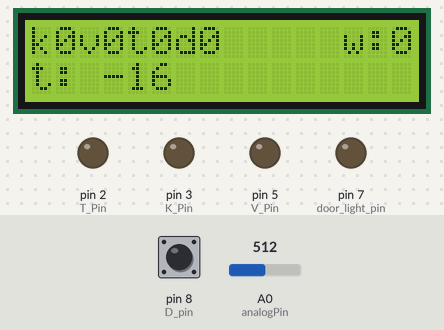
The sketch below on a simulated Arduino Uno, built with avr-gcc and run on an emulated ATmega328P. On the bench: 16×2 character LCD, output pins drawn as LEDs (lit = HIGH). The inputs (shaded band) are chosen by the test bench; at power-on: pin 8 (D_pin) HIGH, A0 (analogPin) = 512. What the sketch prints to the serial monitor is not drawn.

Above: at 3.2 s.
3.3 s: pin 8 (D_pin) pulled LOW for 0.95 s
At 4.2 s:
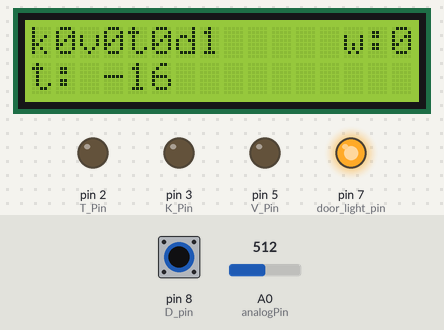
6.4 s: A0 (analogPin) set to 306
At 9.1 s:
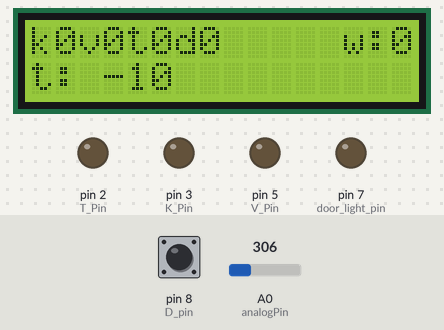
9.3 s: A0 (analogPin) set to 511
At 10.8 s:
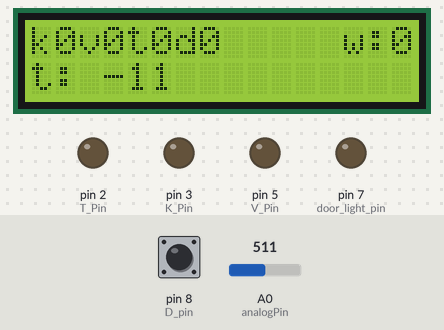
12.9 s: A0 (analogPin) set to 0
16.5 s: A0 (analogPin) set to 306
At 19.5 s:
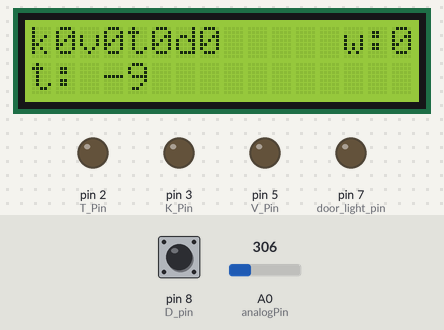
20.1 s: pin 8 (D_pin) pulled LOW for 0.95 s
At 44.6 s:
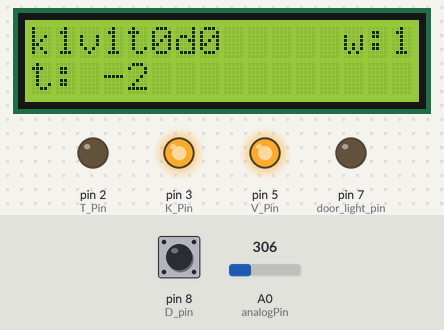
Timing chart, 0 to 46.1 s (numbered marks = the images above; inputs shaded):
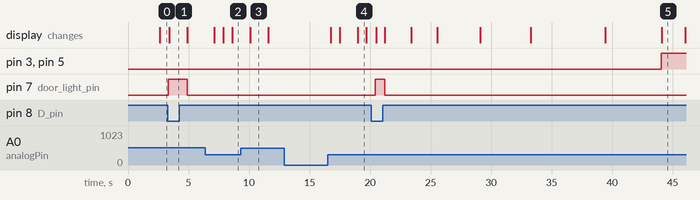

Measured:
- after the input at 3.3 s, pin 7 (door_light_pin): LOW → HIGH at once, → LOW 1.6 s later; the display: changes after 0.13 s (image 1)
- after the input at 6.4 s, the display: first changes after 0.74 s (image 2 shows a later state)
- after the input at 12.9 s, every drawn part: stays the same
- after the input at 16.5 s, the display: first changes after 0.25 s (image 4 shows a later state)
- after the input at 20.1 s, pin 7 (door_light_pin): LOW → HIGH after 0.31 s, → LOW 0.79 s later
- what the display in image 3 shows lasts 1.5 s, from 10.1 s to 11.6 s

The sketch:

main_freeaze.ino
```cpp
/*
  Lega_dvi:23-12-2020
  скетч создан для работы холодилника по принципам NOFROST
  Репозиторий: https://github.com/legavaz/NoFrost.git
*/

// ------- БИБЛИОТЕКИ -------
#include <Wire.h>
#include <LiquidCrystal_I2C.h> // Подключение библиотеки
//#include <Stepper.h>

// ------- ПЕРЕМЕННЫЕ -------
LiquidCrystal_I2C lcd(0x27, 16, 2); // Указываем I2C адрес (наиболее распространенное значение),
//а также параметры экрана (в случае LCD 1602 - 2 строки по 16 символов в каждой
String author = "legavaz@gmail.com";
String Version = "NF010521";

#define len_arr 60 //размерность массива
int temp_arr[len_arr]; // массив для расчета средней температуры

//для тестирования
//int temp_max = 100;  //максимальная температура выключения компрессора и включения тэнов
//int temp_min = 30;  //минимальная температура
//int period_ten_timer = 5; //время работы тэна 5 минут ()

//для работы
int temp_max = -10;  //максимальная температура выключения компрессора и включения тэнов
int temp_min = -25;  //минимальная температура

//время работы тэна 5 минут ()
//01-05-21 - увеличил до 15 минут
int period_ten_timer = 15 * 60;

#define analogPin 0 //пин переменного сопротивление
#define K_Pin 3     //пин реле компрессора
#define T_Pin 2     //пин реле тена

#define D_pin 8             // пин конечник двери
#define V_Pin 5             // пин мосфета / реле вентилятора 12 вольт
#define door_light_pin 7   // пин мосфета / освещение 12 вольт

//переменные для расчета температуры с термистора
#define RESIST_BASE 8210   // сопротивление при TEMP_BASE градусах по Цельсию (Ом)
#define TEMP_BASE 24       // температура, при которой измерено RESIST_BASE (градусов Цельсия)
#define RESIST_50K 50000   // точное сопротивление 10к резистора (Ом)
#define BETA_COEF1 3435

int temp = 0;       //значение текущей температуры
unsigned long ten_timer; //переменная хранения таймера запуска тэна
String s_status = "k-/v-/t-/d-";


//ФЛАГИ работы
boolean ten_on = 0;         //флаг работы тена
boolean k_on = 0;           //флаг работы компрессора
boolean v_on = 0;           //флаг работы вентилятора
boolean door = 0;           // ФЛАГ по умолчанию дверь закрыта
uint32_t doorTimer = 0;     // для исключения дребезг контактов

//ЗАСЛОНКА
// initialize the stepper library on pins (74 63) - попарно катушкам (прозвониваются)
//210 - скорость ш.двиг. (подбирается индивидуально, по умолчанию 200)
//Stepper myStepper(210, 9, 10, 11, 12);
//boolean flap_close = 1; //флаг открытия заслонки

//ПРОЧЕЕ
boolean Debug = 1; //флаг отладки
boolean work_flag = 0;

// --------- SETUP ----------
void setup()
{
  lcd_init();
  pinMode(V_Pin, OUTPUT);
  pinMode(K_Pin, OUTPUT);
  pinMode(T_Pin, OUTPUT);
  pinMode(D_pin, INPUT_PULLUP);       // подтянут внутренним резистором
  pinMode(door_light_pin, OUTPUT);    // пин реле как выход
//  myStepper.setSpeed(60);

  //принудительно выключаем все реле/мосфеты
  Kompressor_rele(0);
  Ten_warm_rele(0);
  Vent_rele(0);
  Door_light_rele(0);
//  flap(1);

  reset_arr(); // заполним массив значениями по умолчанию для чистоты расчета

  if (Debug)
  {
    Serial.begin(9600);
  }
}

// ---------- LOOP ----------
void loop()
{
//  delay(1000);
  delay(500);

  //чтение температуры
  temp = return_avg_temp();

  //ОСНОВНАЯ ЛОГИКА ПРОГРАММЫ
  if (work_flag) {
    if (temp >= temp_max) {
      Kompressor(1);
    }
    else if (temp <= temp_min) {
      Kompressor(0);
    }
    else     {
      Ten_warm(0);
    }
  }

  //проверка открытия двери
  door_status();

  //оформление текущих статусов для информации
//  s_status = "k" + String(k_on) + "v" + String(v_on) + "t" + String(ten_on) + "d" + String(door ) + "f" + String(flap_close );
  s_status = "k" + String(k_on) + "v" + String(v_on) + "t" + String(ten_on) + "d" + String(door ) ;

  //вывод информации на экран
  lcd_print();

  //  вывод отладочной информации
  debug_info();

}

// --------- ФУНКЦИИ --------

int aver_temp()
{
  int summ = 0;
  int parity = 0;
  for (int i = 0; i < len_arr; i++)
  {
    if (temp_arr[i] > -50)
    {
      summ = summ + temp_arr[i];
      parity += 1;
    }
  }

  //рабочий режим включается при 90% накоплении статистики по температуре
  if (len_arr * 0.9 <= parity) {
    work_flag = 1;
  }

  return summ / parity;

}

void reset_arr()
{
  for (int i = 0; i < sizeof(temp_arr) / sizeof(int); i++)
  {
    temp_arr[i] = -50;
  }

}

void print_arr()
{
  Serial.print("temp_arr: ");

  for (int i = 0; i < sizeof(temp_arr) / sizeof(int); i++)
  {
    Serial.print(";");
    Serial.print(temp_arr[i]);
  }

  Serial.println();
}

void add_array(int m_temp)
{

  for (int i = 0; i < (len_arr - 1); i++)
  {
    temp_arr[i] = temp_arr[i + 1];
  }

  temp_arr[len_arr - 1] = m_temp;

}


void Kompressor(boolean m_value)
{

  //# сигнал на отключение компрессора
  //# до этого компрессор был включен
  //# и тен не работал
  if (k_on == 1 and m_value == 0 and ten_on == 0)
  {
    Kompressor_rele(m_value);
    Vent_rele(0);
    Ten_warm(1);
  }
  //# сигнал на включение компрессора
  //# до этого компрессор был выключен
  //# и тен не работал
  else if (k_on == 0 and m_value == 1 and ten_on == 0)
  {
    Kompressor_rele(m_value);
    Vent_rele(1);
  }
  else
  {
    Ten_warm(0);
  }
}

void Ten_warm(boolean m_value)
{

  if (m_value == 1)
  {
    ten_timer = millis();
    Vent_rele(0);
    Ten_warm_rele(m_value);
  }
  else if (m_value == 0)
  {
    if (ten_timer != 0 and ten_on == 1)
    {
      int r_timer = (millis() - ten_timer) / 1000;
      if (Debug) {
        Serial.print("прошло времени (сек): ");
        Serial.println(r_timer);
      }
      if (r_timer >= period_ten_timer)
      {
        ten_timer = 0;
        Ten_warm_rele(m_value);
        Vent_rele(1);
      }
    }
  }
}

void door_status()
{
  boolean door_open = !digitalRead(D_pin);  // считать текущее положение конечного выключателя (1-закрыт;0-открыт)

  if (door_open && !door && millis() - doorTimer > 100) {
    door = true;
    doorTimer = millis();
    Door_light_rele(door);
    lcd.init();
//    flap(1);
  }
  if (!door_open && door && millis() - doorTimer > 100) {
    door = false;
    doorTimer = millis();
    Door_light_rele(door);
//    flap(-1);
  }
}

//upr_signal - 1 вкл., 0 - выкл
//реле обратное включение от 0
void Kompressor_rele(boolean upr_signal)
{
  boolean invert = 0;
  k_on = upr_signal;

  if (invert)
  {
    digitalWrite(K_Pin, !upr_signal);
  }
  else
  {
    digitalWrite(K_Pin, upr_signal);
  }
}


//upr_signal - 1 вкл., 0 - выкл
//реле обратное включение от 0
void Ten_warm_rele(boolean upr_signal)
{
  boolean invert = 0;
  ten_on = upr_signal;
  if (invert)
  {
    digitalWrite(T_Pin, !upr_signal);
  }
  else
  {
    digitalWrite(T_Pin, upr_signal);
  }
}

//upr_signal - 1 вкл., 0 - выкл
//реле обратное включение от 0
void Vent_rele(boolean upr_signal)
{
  boolean invert = 0;
  v_on = upr_signal;

  if (invert)
  {
    digitalWrite(V_Pin, !upr_signal);
  }
  else
  {
    digitalWrite(V_Pin, upr_signal);
  }
}

//upr_signal - 1 вкл., 0 - выкл
//реле обратное включение от 0
void Door_light_rele(boolean upr_signal)
{
  boolean invert = 0;

  if (invert)
  {
    digitalWrite(door_light_pin, !upr_signal);
  }
  else
  {
    digitalWrite(door_light_pin, upr_signal);
  }
}

//void flap(int dir)
//{
//
//  //  Serial.print("dir: ");
//  //  Serial.println(dir);
//  //  Serial.print("flap_close: ");
//  //  Serial.println(flap_close);
//
//  int steps = 1700;
//
//  if (dir == 1 and flap_close == 0)
//  {
//    //    Serial.println("Закрываем");
//    myStepper.step(steps * dir);
//    flap_close = !flap_close;
//  }
//  else if (dir == -1 and flap_close == 1)
//  {
//    //    Serial.println("открываем");
//    myStepper.step(steps * dir);
//    flap_close = !flap_close;
//  }
//
//  delay(100);
//}


int return_avg_temp()
{
  temp = return_temp();
  add_array(temp);
  temp = aver_temp();

  return temp;
}


int return_temp()
{
  float thermistor;

  //  чтение данных с аналогового пина
  int resistance = analogRead(analogPin);

  thermistor = RESIST_50K / ((float)1024 / resistance - 1);
  thermistor /= RESIST_BASE;                        // (R/Ro)
  thermistor = log(thermistor) / BETA_COEF1;        // 1/B * ln(R/Ro)
  thermistor += (float)1.0 / (TEMP_BASE + 273.15);  // + (1/To)
  thermistor = (float)1.0 / thermistor - 273.15;    // инвертируем и конвертируем в градусы по Цельсию

  return thermistor;
}

void debug_info()
{
  if (Debug)
  {

    //    Serial.print("status: ");
    //    Serial.println(s_status);

    Serial.print("temp: ");
    Serial.println(temp);

    //    Serial.print("w_f: ");
    //    Serial.println(work_flag);

    //    Serial.print("period_ten_timer: ");
    //    Serial.println(period_ten_timer);
    //    Serial.print("ten_on: ");
    //    Serial.println(ten_on);
    Serial.print("ten_timer: ");
    Serial.println(ten_timer);
    //    Serial.print("millis(): ");
    //    Serial.println(millis());

    //    Serial.print("door: ");
    //    Serial.println(door);

    print_arr();

  }

}

void lcd_init()
{
  lcd.init();                 // Инициализация дисплея
  lcd.backlight();            // Подключение подсветки

  lcd.setCursor(0, 0);        // Установка курсора в начало первой строки
  lcd.print(Version + " " + String(temp_min) + ":" + String(temp_max)); // вывод версии скетча + настройи мин макс

  lcd.setCursor(0, 1);        // Установка курсора в начало первой строки
  lcd.print(author);         // вывод авторства

  delay(2000);
}

void lcd_print()
{

  lcd.clear();

  /*ПЕРВАЯ СТРОКА*/

  //  вывод статуса
  lcd.setCursor(0, 0);
  lcd.print(s_status);

  //  вывод рабочего флага
  lcd.setCursor(13, 0);
  lcd.print("w:");
  lcd.setCursor(15, 0);
  lcd.print(work_flag);

  /*ВТОРАЯ СТРОКА*/

  //  вывод градусов
  lcd.setCursor(0, 1);
  lcd.print("t:");
  lcd.setCursor(3, 1);
  lcd.print(temp);

  //вывод таймера работы тена в секундах
  if (ten_timer != 0 and ten_on == 1)
  {
    int r_timer = (millis() - ten_timer) / 1000;
    lcd.setCursor(13, 1);  // Установка курсора
    lcd.print(r_timer);    // вывод
  }

}
```
